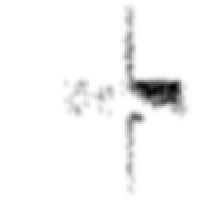
%> input picture DemoSingulärwertzerlegung/50_Orginal.png, 200 x 200 px
$ octave main.m   (GNU Octave 9; MATLAB toolbox functions it lacks are replaced by stand-ins)
%> lines starting %> are read from the running program, lines starting %| are printed output that depends on the picture
### DemoSingulärwertzerlegung/ImageCompressionOnePlot.m
function [I] = ImageCompression(filename, modes)
%> called with filename = '50_Orginal.png', modes = 50
%ImageComression does a Singular Value Decomposiotion and rebuilds the
%picture with less Singular Values
%input arguments:
%filename = filename of the image that should be compressed
%modes = number of modes that should stay
%output arguments:
%I = compressed image

    %import image
    image = imread(filename);
%> image is the input picture: size 200x200x3 uint8; min 0, max 255, mean 245.8
    imageDouble = im2double(image);

    %split picture in red, green and blue picture
    red = imageDouble(:,:,1);
    green = imageDouble(:,:,2);
    blue = imageDouble(:,:,3);

    %sdv of all matrix and recombining with less modes
    [M.UR,M.SR,M.VR] = svd(red);
    iRed = M.UR(:,1:modes)*M.SR(1:modes,1:modes)*M.VR(:,1:modes)';
    [M.UG,M.SG,M.VG] = svd(green);
    iGreen = M.UG(:,1:modes)*M.SG(1:modes,1:modes)*M.VG(:,1:modes)';
    [M.UB,M.SB,M.VB] = svd(blue);
    iBlue = M.UB(:,1:modes)*M.SB(1:modes,1:modes)*M.VB(:,1:modes)';

    %recombining of red, green and blue picture to one
    I = cat(3,iRed,iGreen,iBlue);

    %show orginal and compressed picture
    picture = figure(1);
    hold on;
    subplot(1,3,1);
    imshow(image);
    title('Orginal')
    subplot(1,3,2);
    imshow(I);
    tit = sprintf('Reduced with %i SV', max(modes));
    title(tit)

    % singular Values of picture
    [m,n] = size(M.SR);
%> m = 200; n = 200
    s3 = subplot(1,3,3);
    set(s3, 'position', [0.68 0.35 0.25 0.35]);
    SV.line1 = semilogy(diag(M.SR), 'k');
%> SV.line1 = -48.67
    hold on;
    SV.line2 = semilogy(diag(M.SR(1:modes,1:modes)), 'r');
%> SV.line2 = -52.54
    title('Singular Values');

    % add slider to change SV randomly
    random = 0;
    SV.rSlider = uicontrol('style','slider','min',-50,'max',50,'Value',...
        random,'Units','normalized','position',[0.1 0.08 0.7 0.05]);

    % add slider to change used SV
    SV.mSlider = uicontrol('style','slider','min', 1, 'max', min(m,n),...
        'Value', modes,'Units','normalized','position',[0.1 0.2 0.7 0.05],...
        'Callback', {@changeplot,SV,M,picture});
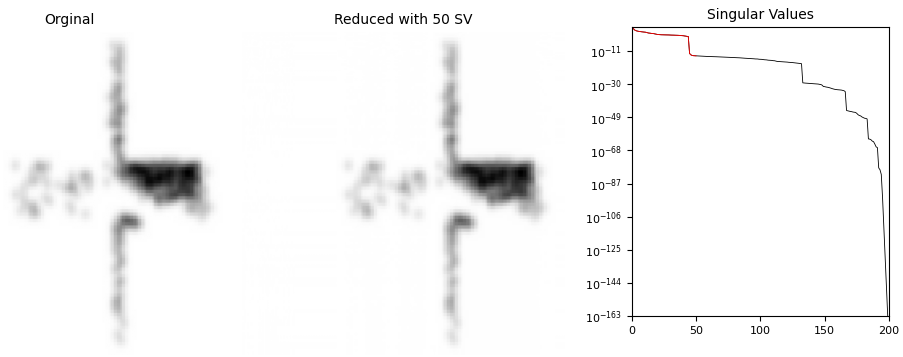
%> figure redrawn from the program's plot data, 3 panels
%> SV.mSlider = -54.04
%> the run ends on the next line
    bgcolor = picture.Color;
    SV.bl1 = uicontrol('Parent',picture,'Style','text','Units','normalized',...
        'Position',[0.05,0.19,0.05,0.05],'String','1','BackgroundColor',bgcolor);
    SV.bl2 = uicontrol('Parent',picture,'Style','text','Units','normalized',...
        'Position',[0.81,0.19,0.05,0.05],'String',min(m,n),'BackgroundColor',bgcolor);
    SV.bl3 = uicontrol('Parent',picture,'Style','text','Units','normalized',...
        'Position',[0.35,0.14,0.2,0.05],'String','Used modes','BackgroundColor',bgcolor);

    % add slider to change SV randomly
    set(SV.rSlider, 'Callback', {@changerandom,SV,M,picture});
    SV.bl1 = uicontrol('Parent',picture,'Style','text','Units','normalized',...
        'Position',[0.04,0.07,0.05,0.05],'String','-50%','BackgroundColor',bgcolor);
    SV.bl2 = uicontrol('Parent',picture,'Style','text','Units','normalized',...
        'Position',[0.81,0.07,0.05,0.05],'String','50%','BackgroundColor',bgcolor);
    SV.bl3 = uicontrol('Parent',picture,'Style','text','Units','normalized',...
        'Position',[0.35,0.02,0.2,0.05],'String','Random changes','BackgroundColor',bgcolor);

    % add button to set the sliders on there origin settings
    SV.button = uicontrol('Units','normalized','position',[0.9 0.17 0.05 0.05],...
        'Callback',{@originSettings,modes,SV,M,picture});
    SV.bl3 = uicontrol('Parent',picture,'Style','text','Units','normalized',...
        'Position',[0.88,0.06,0.1,0.1],'String','Orgin Settings','BackgroundColor',bgcolor);
end

% [83 lines left out: functions changeplot, changerandom, originSettings, redrawplot, not called in this run]

### DemoSingulärwertzerlegung/main.m
close all

filename = '50_Orginal.png';
modes = 50;

I = ImageCompressionOnePlot(filename, modes);
